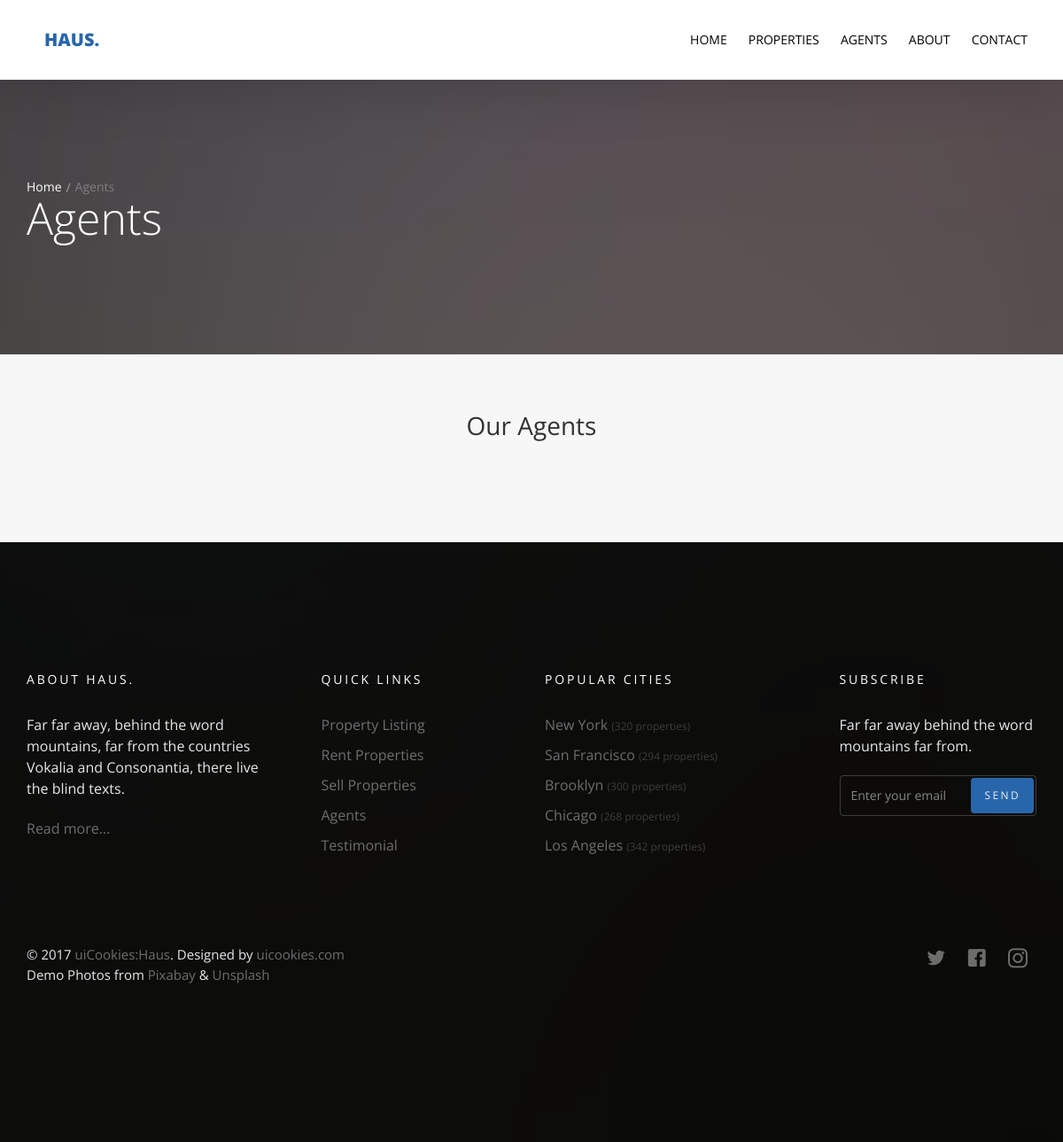
The app's page /agents/, older data.
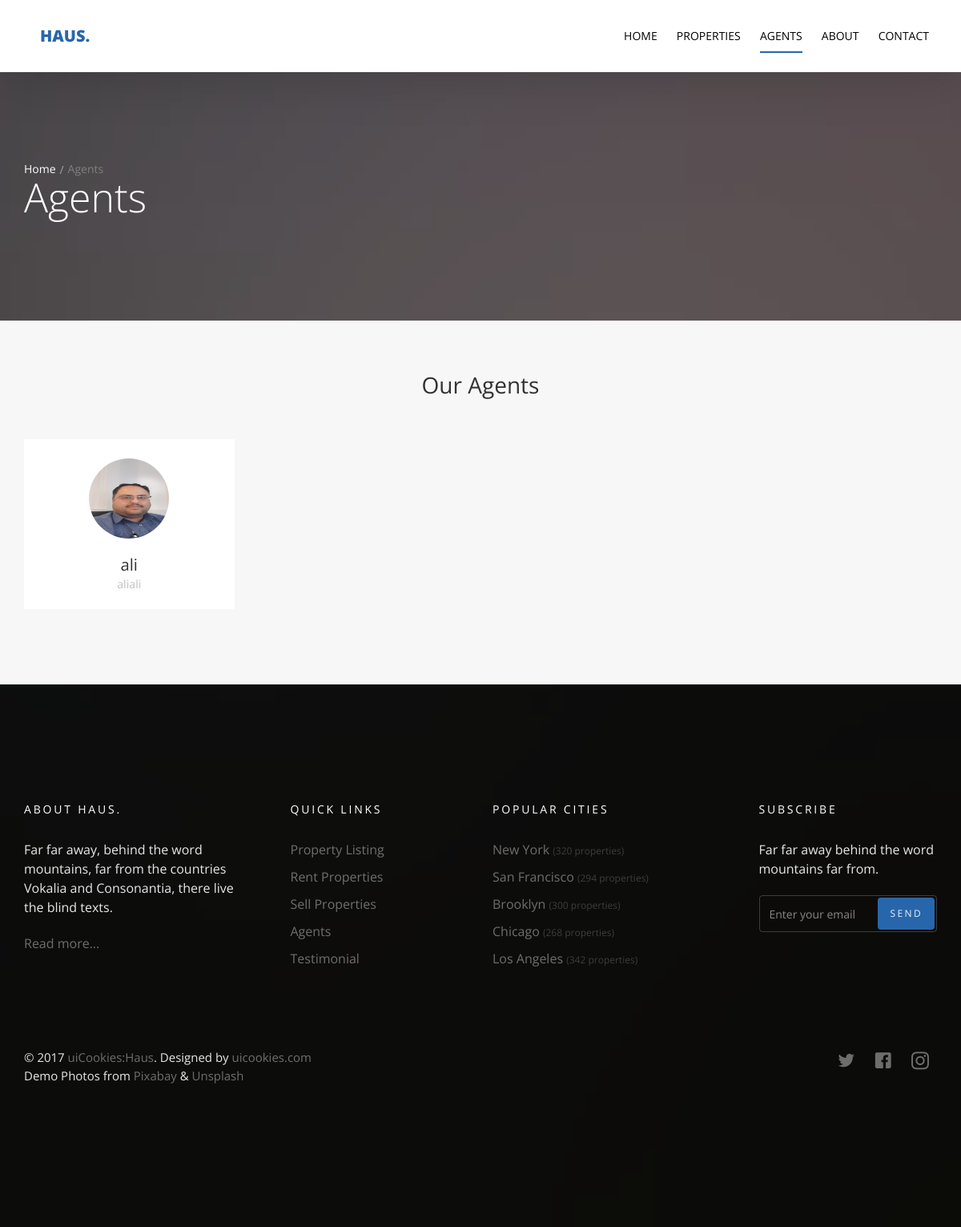
The same page, newer data.
### agents/models.py (models this page shows, shortened)
class Agent(models.Model):
    name = models.CharField(max_length=50)
    title = models.CharField(max_length=50)
    image = models.ImageField(upload_to='agents/', null=True)

### agents/views.py (the view)
# urls.py: path('', views.agents_list, name='agent_list'),
def agents_list(request):
    agents_list = Agent.objects.all()
    context = {
        'agents_list': agents_list
    }
    return render(request, 'agents/agents.html', context)

### agents/templates/agents/agents.html (shortened to what this page needs)
{% extends 'base.html' %}
{% block body %}
    <section class="probootstrap-slider flexslider2 page-inner">
        <div class="overlay"></div>
        <div class="probootstrap-wrap-banner">
            <div class="container">
                <div class="row">
                    <div class="col-md-8">
                        <div class="page-title probootstrap-animate">
                            <div class="probootstrap-breadcrumbs">
                                <a href="#">Home</a><span>Agents</span>
                            </div>
                            <h1>Agents</h1>
                        </div>
                    </div>
                </div>
            </div>
        </div>
        <ul class="slides">
            <li style="background-image: url(img/slider_1.jpg);"></li>
        </ul>
    </section>
    <section class="probootstrap-section probootstrap-section-lighter">
        <div class="container">
            <div class="row heading">
                <h2 class="mt0 mb50 text-center">Our Agents</h2>
            </div>
            <div class="row">
                {% for agetnt in agents_list %}
                    <div class="col-md-3 col-sm-6">
                        <div class="probootstrap-card probootstrap-person text-left">
                            <br>
                                <img src="{{ agetnt.image.url }}" class="img-circle" style="width: 100px" height="100px">
                            <div class="probootstrap-card-text">
                                <h2 class="probootstrap-card-heading mb0">{{ agetnt.name}}</h2>
                                <p><small>{{ agetnt.title}}</small></p>
                            </div>
                        </div>
                    </div>
                {% endfor %}
            </div>
        </div>
    </section>
{% endblock %}

### templates/base.html (shortened to what this page needs)
{% load static %}
<!DOCTYPE html>
<html lang="en">
  <head>
    <link rel="stylesheet" href="{% static 'css/styles-merged.css' %}">
    <link rel="stylesheet" href="{% static 'css/style.min.css' %}">
    <link rel="stylesheet" href="{% static 'css/custom.css' %}">
  </head>
  <body>
  <header role="banner" class="probootstrap-header">
    <div class="container">
        <a href="index.html" class="probootstrap-logo">Haus<span>.</span></a>
        <nav role="navigation" class="probootstrap-nav hidden-xs">
          <ul class="probootstrap-main-nav">
            <li {% if category_list_home %} class="active" {% endif %}><a href="/">Home</a></li>
            <li {% if property_list %} class="active" {% endif %}> <a href="{% url 'property:property_list' %}">Properties</a></li>
            <li {% if agents_list %} class="active" {% endif %}><a href="{% url 'agents:agent_list' %}">Agents</a></li>
            <li {% if about %} class="active" {% endif %}><a href="{% url 'about:aboutus' %}">About</a></li>
            <li {% if contactdetail %} class="active" {% endif %}><a href="{% url 'contact:send_mail' %}">Contact</a></li>
          </ul>
        </nav>
    </div>
  </header>
{% block body %}
  {% endblock %}
  <footer class="probootstrap-footer probootstrap-bg" style="background-image: url(img/slider_3.jpg)">
    <div class="container">
      <div class="row mb60">
        <div class="col-md-3">
          <div class="probootstrap-footer-widget">
            <h4 class="heading">About Haus.</h4>
            <p>Far far away, behind the word mountains, far from the countries Vokalia and Consonantia, there live the blind texts. </p>
            <p><a href="#">Read more...</a></p>
          </div>
        </div>
        <div class="col-md-3">
          <div class="probootstrap-footer-widget probootstrap-link-wrap">
            <h4 class="heading">Quick Links</h4>
            <ul class="stack-link">
              <li><a href="#">Property Listing</a></li>
              <li><a href="#">Rent Properties</a></li>
              <li><a href="#">Sell Properties</a></li>
              <li><a href="#">Agents</a></li>
              <li><a href="#">Testimonial</a></li>
            </ul>
          </div>
        </div>
        <div class="col-md-3">
          <div class="probootstrap-footer-widget">
            <h4 class="heading">Popular Cities</h4>
            <ul class="stack-link">
              <li><a href="#">New York <small>(320 properties)</small></a></li>
              <li><a href="#">San Francisco <small>(294 properties)</small></a></li>
              <li><a href="#">Brooklyn <small>(300 properties)</small></a></li>
              <li><a href="#">Chicago <small>(268 properties)</small></a></li>
              <li><a href="#">Los Angeles <small>(342 properties)</small></a></li>
            </ul>
          </div>
        </div>
        <div class="col-md-3">
          <div class="probootstrap-footer-widget probootstrap-link-wrap">
            <h4 class="heading">Subscribe</h4>
            <p>Far far away behind the word mountains far from.</p>
            <form action="#">
              <div class="form-field">
                <input type="text" class="form-control" placeholder="Enter your email">
                <button class="btn btn-subscribe">Send</button>
              </div>
            </form>
          </div>
        </div>
      </div>
      <div class="row copyright">
        <div class="col-md-6">
          <div class="probootstrap-footer-widget">
            <p>&copy; 2017 <a href="https://uicookies.com/">uiCookies:Haus</a>. Designed by <a href="https://uicookies.com/">uicookies.com</a> <br> Demo Photos from <a href="https://pixabay.com/">Pixabay</a> &amp; <a href="https://unsplash.com/">Unsplash</a></p>
          </div>
        </div>
        <div class="col-md-6">
          <div class="probootstrap-footer-widget right">
            <ul class="probootstrap-footer-social">
              <li><a href="#"><i class="icon-twitter"></i></a></li>
              <li><a href="#"><i class="icon-facebook"></i></a></li>
              <li><a href="#"><i class="icon-instagram2"></i></a></li>
            </ul>
          </div>
        </div>
      </div>
    </div>
  </footer>
  </body>
</html>

Row changes from the older to the newer data that the page shows:
added Agent: image (picture), name "ali", title "aliali"
